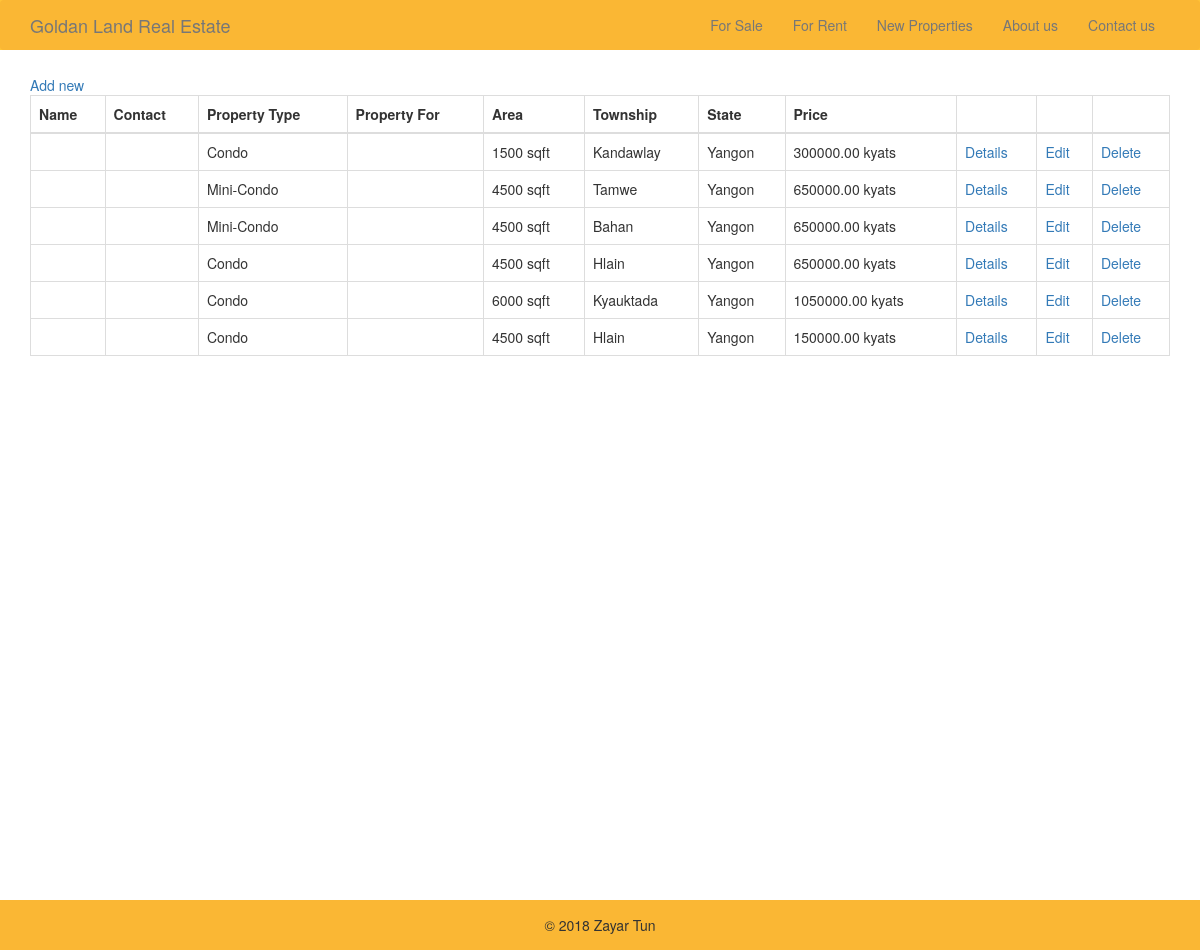
The app's page /staff/index.php, older data.
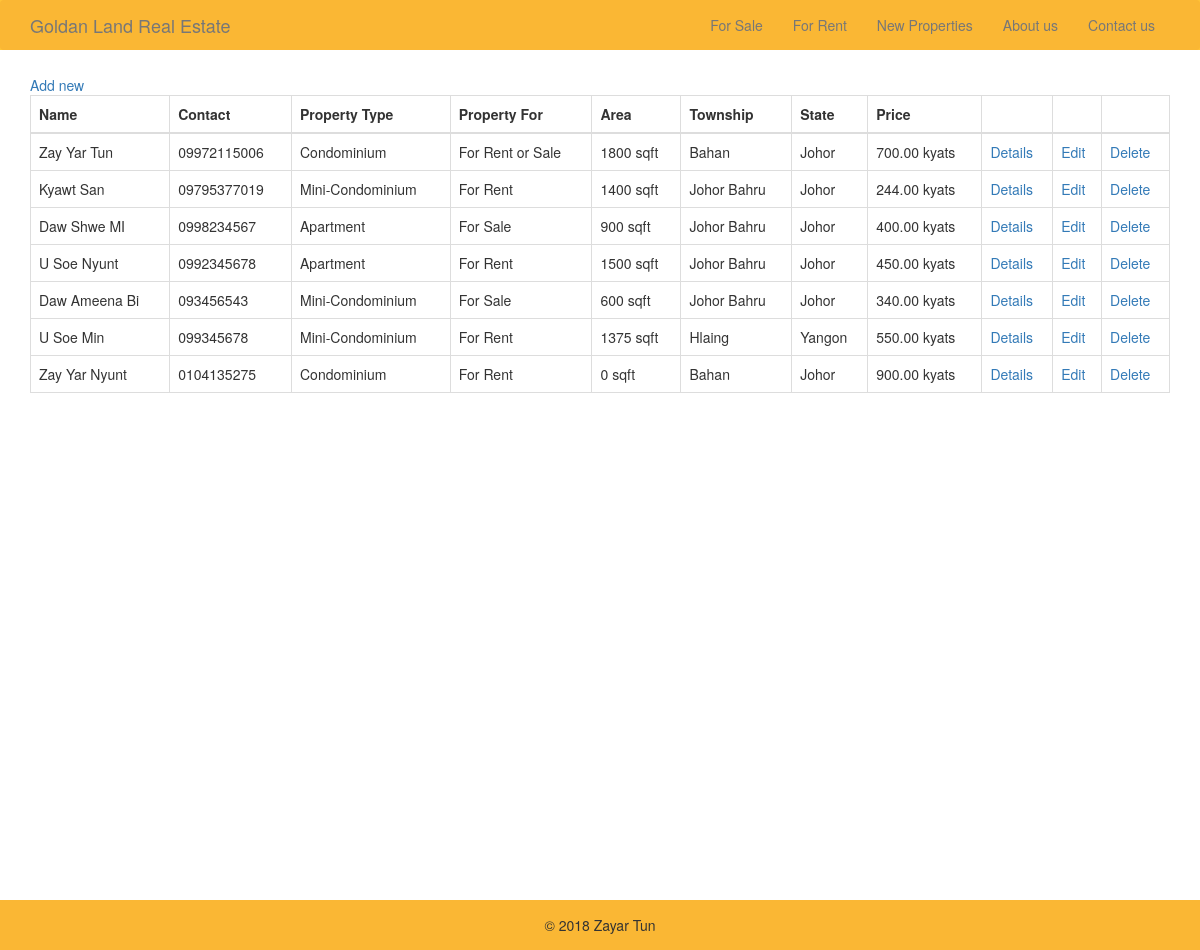
The same page, newer data.
### tables this page shows
CREATE TABLE IF NOT EXISTS `properties` (
  `id` int(11) NOT NULL AUTO_INCREMENT,
  `first_name` varchar(255) NOT NULL,
  `last_name` varchar(255) NOT NULL,
  `contact_phone` varchar(255) NOT NULL,
  `property_type` varchar(255) NOT NULL,
  `property_for` varchar(255) NOT NULL,
  `development` varchar(255) NOT NULL,
  `bed_room` varchar(255) NOT NULL,
  `bath_room` varchar(255) NOT NULL,
  `air_conditioning` varchar(255) NOT NULL,
  `condition_id` tinyint(3) NOT NULL,
  `width` decimal(9,2) NOT NULL,
  `length` decimal(9,2) NOT NULL,
  `floor` varchar(255) NOT NULL,
  `address` varchar(255) NOT NULL,
  `township` varchar(255) NOT NULL,
  `state` varchar(255) NOT NULL,
  `price` decimal(9,2) NOT NULL,
  `description` varchar(255) NOT NULL,
  `image_names` varchar(255) NOT NULL,
  PRIMARY KEY (`id`)
);

### private/functions.php (called while the page is built, shortened)
<?php
function url_for($script_path) {
  return WWW_ROOT . $script_path;
}
function u($string="") {
  return urlencode($string);
}
function h($string="") {
  return htmlspecialchars($string);
}
?>

### private/classes/databaseobject.class.php (called while the page is built, shortened)
<?php
  class DatabaseObject
  {
    static protected $database;
    static protected $table_name = "";
    public static function set_database($database)
    {
      self::$database = $database;
    }
    public static function find_by_sql($sql)
    {
      $result = self::$database->query($sql);
      $object_array = [];
      while ($record = $result->fetch_assoc())
      {
        $object_array[] = static::instantiate($record);
      }
      return $object_array;
    }
    public static function find_all()
    {
      $sql = "SELECT * FROM " . static::$table_name;
      return static::find_by_sql($sql);
    }
    protected static function instantiate($record)
    {
      $object = new static();
      foreach ($record as $property => $value)
      {
        if (property_exists($object, $property)) {
          $object->$property = $value;
        }
      }
      return $object;
    }
  }

### private/classes/property.class.php (called while the page is built, shortened)
<?php
  class Property extends DatabaseObject
  {
    public $first_name;
    public $last_name;
    public $width = 0.0;
    public $length = 0.0;
    public function __construct($args=[])
    {
      $this->first_name = $args['first_name'] ?? NULL;
      $this->last_name = $args['last_name'] ?? NULL;
      $this->width = $args['width'] ?? 0.0;
      $this->length = $args['length'] ?? 0.0;
    }
    public function get_name()
    {
      return "$this->first_name $this->last_name";
    }
    public function area()
    {
      $square_feet = floatval($this->width) * floatval($this->length);
      return $square_feet;
    }
  }

### public/staff/index.php (the view, shortened to what this page needs)
<?php
  include(SHARED_PATH . '/staff_header.php');
  $props = Property::find_all();
?>
  <div class="container main">
    <div class="row">
      <div class="col-sm-12">
        <a href="<?php echo url_for('/staff/new.php'); ?>">Add new</a>
        <div class="table-responsive table-responsive">
          <table class="table table-bordered table-hover">
            <thead>
              <tr>
                <th>Name</th>
                <th>Contact</th>
                <th>Property Type</th>
                <th>Property For</th>
                <th>Area</th>
                <th>Township</th>
                <th>State</th>
                <th>Price</th>
                <th>&nbsp;</th>
                <th>&nbsp;</th>
                <th>&nbsp;</th>
              </tr>
            </thead>
            <tbody>
            <?php foreach ($props as $prop) { ?>
              <tr>
                <td><?php echo h($prop->get_name()); ?></td>
                <td><?php echo h($prop->contact_phone); ?></td>
                <td><?php echo h($prop->property_type); ?></td>
                <td><?php echo h($prop->property_for); ?></td>
                <td><?php echo h($prop->area()) . ' sqft'; ?></td>
                <td><?php echo h($prop->township); ?></td>
                <td><?php echo h($prop->state); ?></td>
                <td><?php echo h($prop->price) . ' kyats'; ?></td>
                <td><a href="<?php echo url_for('/staff/show.php?id=' . h(u($prop->id))); ?>">Details</a></td>
                <td><a href="<?php echo url_for('/staff/edit?id=' . h(u($prop->id))); ?>">Edit</a></td>
                <td><a href="<?php echo url_for('/staff/delete?id=' . h(u($prop->id))); ?>">Delete</a></td>
              </tr>
            <?php } ?>
            </tbody>
          </table>
        </div>
      </div>
    </div>
  </div>
<?php include(SHARED_PATH . '/staff_footer.php'); ?>

Row changes from the older to the newer data that the page shows:
removed properties: property_type "Condo", $prop->area() "1500", township "Kandawlay", state "Yangon", price "300000.00"
removed properties: property_type "Mini-Condo", $prop->area() "4500", township "Tamwe", state "Yangon", price "650000.00"
removed properties: property_type "Mini-Condo", $prop->area() "4500", township "Bahan", state "Yangon", price "650000.00"
removed properties: property_type "Condo", $prop->area() "4500", township "Hlain", state "Yangon", price "650000.00"
removed properties: property_type "Condo", $prop->area() "6000", township "Kyauktada", state "Yangon", price "1050000.00"
removed properties: property_type "Condo", $prop->area() "4500", township "Hlain", state "Yangon", price "150000.00"
added properties: $prop->get_name() "Zay Yar Tun", contact_phone "09972115006", property_type "Condominium", property_for "For Rent or Sale", $prop->area() "1800", township "Bahan", state "Johor", price "700.00"
added properties: $prop->get_name() "Kyawt San", contact_phone "09795377019", property_type "Mini-Condominium", property_for "For Rent", $prop->area() "1400", township "Johor Bahru", state "Johor", price "244.00"
added properties: $prop->get_name() "Daw Shwe MI", contact_phone "0998234567", property_type "Apartment", property_for "For Sale", $prop->area() "900", township "Johor Bahru", state "Johor", price "400.00"
added properties: $prop->get_name() "U Soe Nyunt", contact_phone "0992345678", property_type "Apartment", property_for "For Rent", $prop->area() "1500", township "Johor Bahru", state "Johor", price "450.00"
added properties: $prop->get_name() "Daw Ameena Bi", contact_phone "093456543", property_type "Mini-Condominium", property_for "For Sale", $prop->area() "600", township "Johor Bahru", state "Johor", price "340.00"
added properties: $prop->get_name() "U Soe Min", contact_phone "099345678", property_type "Mini-Condominium", property_for "For Rent", $prop->area() "1375", township "Hlaing", state "Yangon", price "550.00"
added properties: $prop->get_name() "Zay Yar Nyunt", contact_phone "0104135275", property_type "Condominium", property_for "For Rent", $prop->area() "0", township "Bahan", state "Johor", price "900.00"
